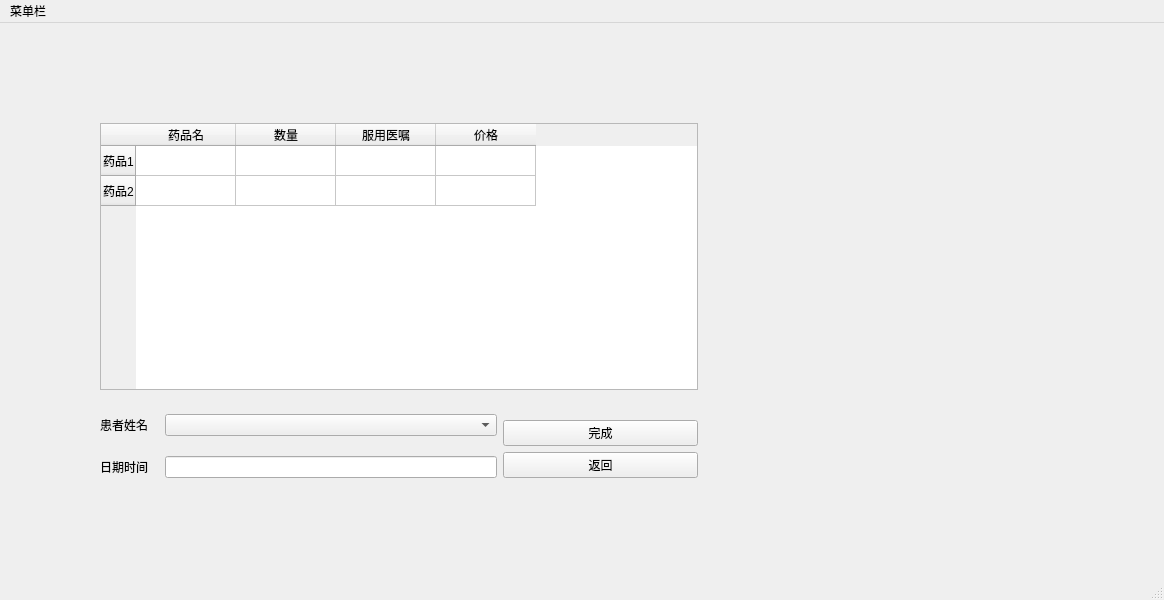
<?xml version="1.0" encoding="UTF-8"?>
<ui version="4.0">
 <class>EditRecipeAndPaymentOrder</class>
 <widget class="QMainWindow" name="EditRecipeAndPaymentOrder">
  <property name="geometry">
   <rect>
    <x>0</x>
    <y>0</y>
    <width>1164</width>
    <height>600</height>
   </rect>
  </property>
  <property name="windowTitle">
   <string>编辑处方</string>
  </property>
  <property name="styleSheet">
   <string notr="true"/>
  </property>
  <widget class="QWidget" name="centralwidget">
   <property name="styleSheet">
    <string notr="true">#centralwidget{border-image: url(:/images/06.jpg);}</string>
   </property>
   <layout class="QGridLayout" name="gridLayout">
    <property name="leftMargin">
     <number>100</number>
    </property>
    <property name="topMargin">
     <number>100</number>
    </property>
    <property name="rightMargin">
     <number>466</number>
    </property>
    <property name="bottomMargin">
     <number>100</number>
    </property>
    <item row="3" column="2">
     <layout class="QVBoxLayout" name="verticalLayout_2">
      <item>
       <widget class="QPushButton" name="pushButton">
        <property name="text">
         <string>完成</string>
        </property>
       </widget>
      </item>
      <item>
       <widget class="QPushButton" name="pushButton_2">
        <property name="text">
         <string>返回</string>
        </property>
       </widget>
      </item>
     </layout>
    </item>
    <item row="0" column="0" colspan="3">
     <widget class="QTableWidget" name="tableWidget">
      <attribute name="horizontalHeaderShowSortIndicator" stdset="0">
       <bool>false</bool>
      </attribute>
      <attribute name="horizontalHeaderStretchLastSection">
       <bool>false</bool>
      </attribute>
      <row>
       <property name="text">
        <string>药品1</string>
       </property>
      </row>
      <row>
       <property name="text">
        <string>药品2</string>
       </property>
      </row>
      <column>
       <property name="text">
        <string>药品名</string>
       </property>
      </column>
      <column>
       <property name="text">
        <string>数量</string>
       </property>
      </column>
      <column>
       <property name="text">
        <string>服用医嘱</string>
       </property>
      </column>
      <column>
       <property name="text">
        <string>价格</string>
       </property>
      </column>
     </widget>
    </item>
    <item row="2" column="0" rowspan="2" colspan="2">
     <layout class="QFormLayout" name="formLayout_2">
      <property name="horizontalSpacing">
       <number>15</number>
      </property>
      <property name="verticalSpacing">
       <number>20</number>
      </property>
      <property name="topMargin">
       <number>18</number>
      </property>
      <item row="0" column="0">
       <widget class="QLabel" name="label">
        <property name="minimumSize">
         <size>
          <width>50</width>
          <height>0</height>
         </size>
        </property>
        <property name="text">
         <string>患者姓名</string>
        </property>
       </widget>
      </item>
      <item row="0" column="1">
       <widget class="QComboBox" name="comboBox"/>
      </item>
      <item row="1" column="0">
       <widget class="QLabel" name="label_3">
        <property name="text">
         <string>日期时间</string>
        </property>
       </widget>
      </item>
      <item row="1" column="1">
       <widget class="QLineEdit" name="lineEdit_3"/>
      </item>
     </layout>
    </item>
   </layout>
  </widget>
  <widget class="QStatusBar" name="statusbar"/>
  <widget class="QMenuBar" name="menubar">
   <property name="geometry">
    <rect>
     <x>0</x>
     <y>0</y>
     <width>1164</width>
     <height>28</height>
    </rect>
   </property>
   <widget class="QMenu" name="menu">
    <property name="title">
     <string>菜单栏</string>
    </property>
    <addaction name="separator"/>
    <addaction name="action_2"/>
    <addaction name="action_3"/>
    <addaction name="separator"/>
    <addaction name="separator"/>
    <addaction name="separator"/>
   </widget>
   <addaction name="menu"/>
  </widget>
  <action name="action_2">
   <property name="text">
    <string>添加处方</string>
   </property>
  </action>
  <action name="action_3">
   <property name="text">
    <string>删除处方</string>
   </property>
  </action>
 </widget>
 <resources/>
 <connections/>
</ui>
